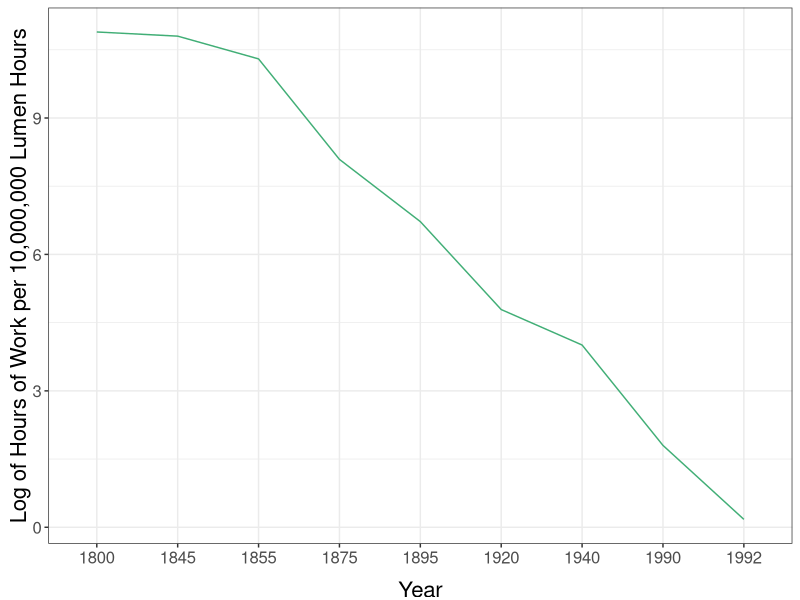
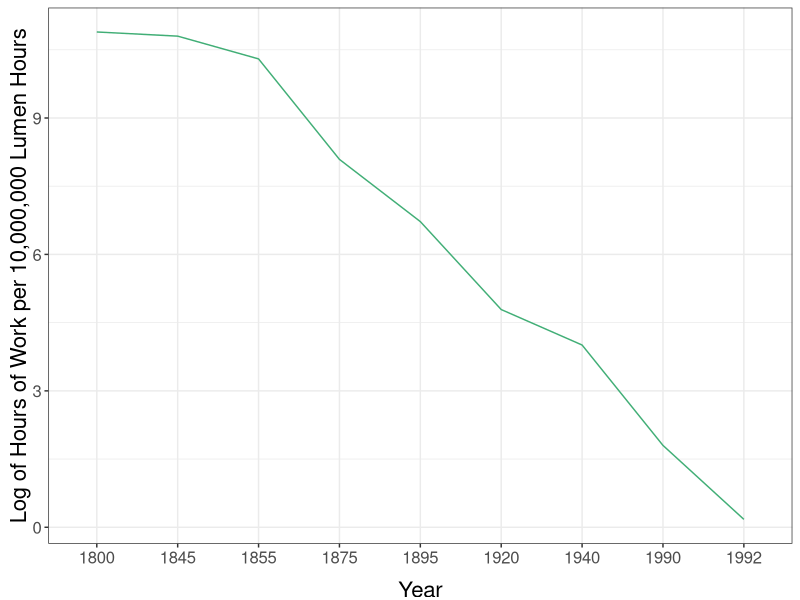

Here is the R script that generated these plots, in order:
#Graph Designer: Scott Cohn 
#Authors: Bowles and Halliday
#Title: Coordination, Conflict and Competition: A Text in Microeconomics


# Setup -------------------------------------------------------------------

library(shape)
library(tidyverse)
library(lubridate)
library(scales)

COL <- c("#7fc97f", "#beaed4", "#fdc086", "#ffff99", "#386cb0", "#f0027f", "#bf5b17", "#666666")
COLA <- c("#e0f3db", "#99d8c9","#66c2a4","#41ae76", "#238b45", "#005824")
COLB <- c("#c6dbef", "#4eb3d3", "#2b8cbe", "#0868ac","#084081")
COLC <- c("#fcfbfd", "#efedf5", "#dadaeb", "#bcbddc", "#9e9ac8", "#807dba", "#6a51a3", "#54278f", "#3f007d")

# Import Data -------------------------------------------------------------

lumen_data <- read_csv("specprodexch/lumen_data.csv")

lumen_data[["lnLaborHourPer1000LumenHours"]] <-log(lumen_data[["LaborHourPer1000LumenHours"]])


# Plot  -------------------------------------------------------------------

lumen_data <- 
  lumen_data %>% 
  mutate(millionLumen = 10000*LaborHourPer1000LumenHours,
         logLabor = log(millionLumen)) %>%
  filter(!Year %in% c(-100000, -40000, -1750))

lumen_data %>% ggplot(mapping = aes(x = reorder(Year, -LaborHourPer1000LumenHours), 
                     y = logLabor)) + 
  labs(x = "Year", y = "Log of Hours of Work per 10,000,000 Lumen Hours")  + 
  #geom_line(group="identity", colour=COLB[4])  + 
  geom_line(color = COLA[4], group = 1) + 
  #scale_x_continuous(breaks = pretty(lumen_data[["Year"]], n = 10)) +
  theme_bw() + 
  theme(legend.position = "none", 
        legend.title = element_blank(), 
        axis.title.y = element_text(size = 16, vjust = 0.5),
        axis.title.x = element_text(size = 16, vjust = -1),
        legend.text = element_blank(),
        axis.text.x = element_text(size = 12),
        axis.text.y = element_text(size = 12)
  ) 


# Save as PDF -------------------------------------------------------------

ggsave("specprodexch/hours_per_lumenhour_line.pdf", width = 7, height = 7)
